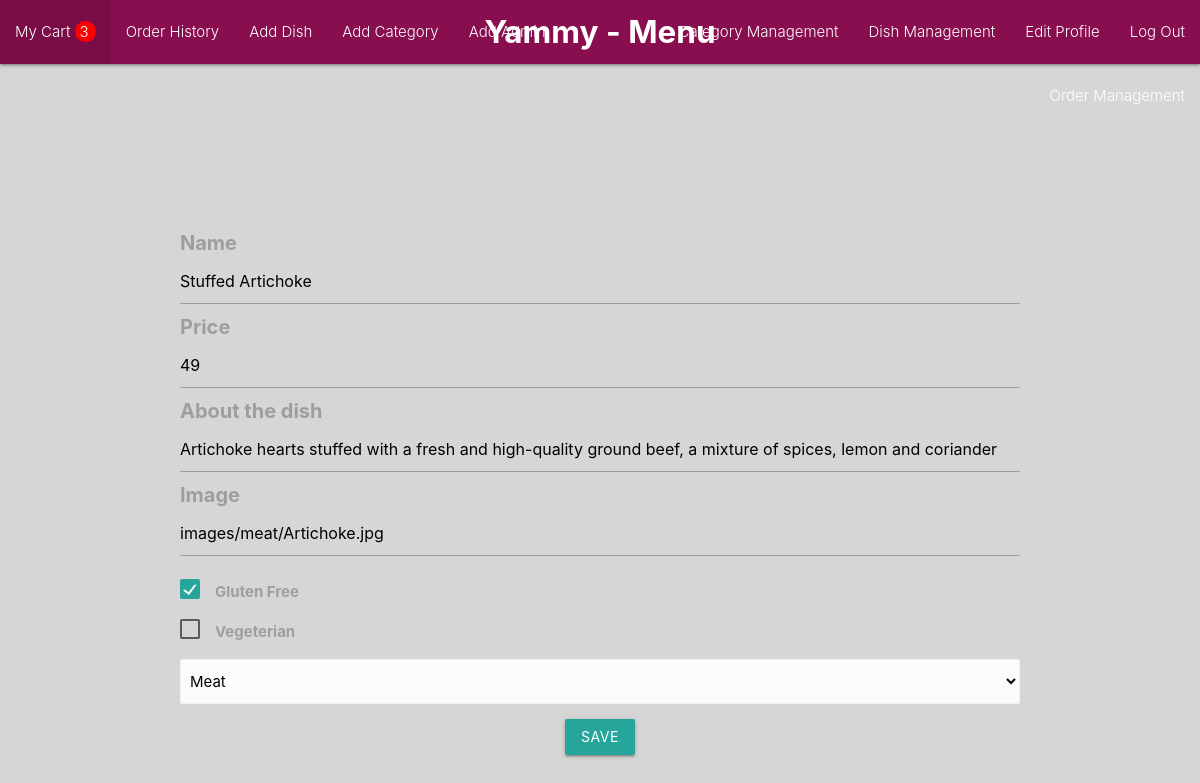
Screenshot of /dish/edit/1 (signed in) with the database file from the repository.
### models/dish.py (models this page shows)
class Dish(db.Model):
    id = db.Column(db.Integer,primary_key=True)
    name = db.Column(db.String(200),nullable=False)
    price = db.Column(db.Integer,nullable=False)
    description = db.Column(db.Text)
    image = db.Column(db.String(500),nullable=False)
    is_gluten_free = db.Column(db.Boolean,nullable=False)
    is_vegeterian = db.Column(db.Boolean,nullable=False)
    category_id = db.Column(db.Integer,db.ForeignKey('category.id'))
    cart_association = db.relationship('Items', back_populates='dish')
    carts = association_proxy('cart_association', 'cart')

### controllers/dishes.py (the view, shortened to what this page needs)
@login_required
def edit_dish(id):
    form = Form()
    dish = Dish.query.get(id)
    categories = Category.query.all()
    return is_staff('dishes/edit_dish.html',dish=dish,category=categories,form=form)

### models/form.py
class Form(FlaskForm):
    username = StringField("Username",validators=[DataRequired()])
    password = PasswordField("Password",validators=[DataRequired()])
    new_password = StringField("Password",validators=[DataRequired()])
    first_name = StringField("First Name",validators=[DataRequired()])
    last_name = StringField("Last Name",validators=[DataRequired()])
    remember_me = BooleanField("Remember me")
    name = StringField("Name",validators=[DataRequired()])
    price = IntegerField("Price")
    description = StringField("About the dish")
    image = StringField("Image",validators=[DataRequired()])
    is_gluten_free = BooleanField("Gluten Free")
    is_vegeterian = BooleanField("Vegeterian")
    amount = SelectField("Amount",choices=[(num,num) for num in range(1,11)])
    address = StringField("Address",validators=[DataRequired()])
    comment = TextAreaField("Special Request",validators=[DataRequired()])

### auth.py (called while the page is built)
@login_manager.user_loader
def load_user(user_id):
    return User.query.get(int(user_id))

### utils.py (called while the page is built)
def is_staff(html,category=None,dish=None,delivery=None,form=None,users=None):
    if not current_user.is_staff:
        return redirect(url_for('dish.menu'))
    return render_template(html, category = category, dish = dish, delivery = delivery, form = form, users = users)

### templates/dishes/edit_dish.html (shortened to what this page needs)
{% extends 'layouts/admin_layout.html' %}
{% block content %}
<div style="font-weight: bold;margin-top: 100px;" class="container">
<form action="{{url_for('dish.edit_dish',id=dish.id)}}" method="POST">
    <div>{{form.name.label (style="font-size:20px")}}</div>
    <div>{{form.name (value=dish.name)}}</div>
    <div>{{form.price.label (style="font-size:20px")}}</div>
    <div>{{form.price (value=dish.price)}}</div>
    <div>{{form.description.label (style="font-size:20px")}}</div>
    <div>{{form.description (value=dish.description)}}</div>
    <div>{{form.image.label (style="font-size:20px")}}</div>
    <div>{{form.image (value=dish.image)}}</div>
    <p>
        <label>
            <span>{{form.is_gluten_free.label (style="font-size:15px")}}</span>
        </label>
    </p>
    <p>
        <label>
            <span>{{form.is_vegeterian.label (style="font-size:15px")}}</span>
        </label>
    </p>
    <div class="input-field col s12 m6">
        <select class="browser-default" name="category">
        {% for Category in category %}
        {% if dish.category == Category %}
        <option value="{{Category.id}}" selected>{{Category.name}}</option>
        {% else %}
          <option value="{{Category.id}}">{{Category.name}}</option>
        {% endif %}
        {% endfor %}
        </select>
      </div>
      <div class="center">
    <button type="submit" class="waves-effect waves-light btn">Save</button>
</div>
</form>
</div>
{% endblock %}

### rows the page displays
Dish: name "Stuffed Artichoke", price "49", description "Artichoke hearts stuffed with a fresh and high-quality ground beef, a mixture of spices, lemon and coriander", image "images/meat/Artichoke.jpg"

### other values shown
{{ len(current_user.carts[-1].dish_association) }} "3"
form field category "Meat"
